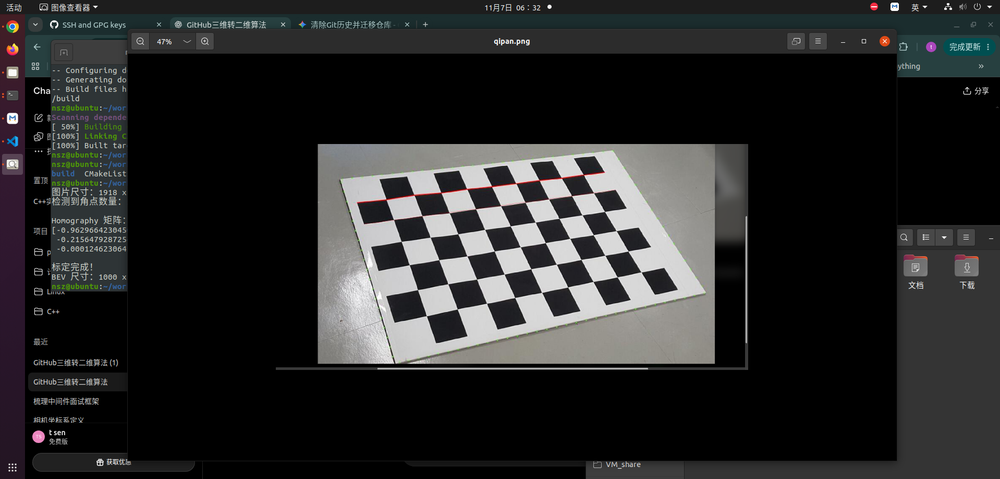
//> input picture projects/BEVCalibration/data/chessboard.png, 1000 x 479 px, shrunk from 1918 x 918 before the run
$ ./main   (built with g++ and OpenCV 4)
//> lines starting //> are read from the running program, lines starting //| are printed output that depends on the picture; after the words box and inside, x2 and y2 are one past the last pixel; in counts of white or black regions, pixels touching at a corner belong together

#include <opencv2/opencv.hpp>

#include <iostream>
#include <vector>
#include <string>
#include <filesystem>
#include <cmath>

// =====================================================
// 1. 参数配置
// =====================================================

// 棋盘格内部角点数量：9列、6行
const cv::Size CHESSBOARD_SIZE(9, 6);

// 棋盘格单格实际尺寸，单位 mm
const float SQUARE_SIZE_MM = 100.0f;

// 棋盘格实际外边界尺寸：10列、7行
const int BOARD_COLS = 10;
const int BOARD_ROWS = 7;

// BEV 横向范围：车辆左侧为负，右侧为正
const double X_MIN = -3000.0;
const double X_MAX =  3000.0;

// BEV 前方范围
const double Y_MIN = 0.0;
const double Y_MAX = 6000.0;

// 10mm 对应 1 像素
const double PIXELS_PER_MM = 0.1;

// =====================================================
// 2. 棋盘格在车辆坐标系中的实际位置
// =====================================================

// 这里定义棋盘格左侧、远端的外边界坐标。
// 假设棋盘格沿车辆横向和纵向摆正。
// 需要根据实际测量修改这两个值。

const double BOARD_LEFT_X_MM = -500.0;
const double BOARD_FAR_Y_MM  = 1700.0;

// =====================================================
// 3. 生成 BEV 目标坐标
// =====================================================

cv::Point2f groundToBEV(const cv::Point2f& p)
{
    // X 向右为正，BEV 图像 u 向右增加
    float u = static_cast<float>(
        (p.x - X_MIN) * PIXELS_PER_MM
    );

    // Y 向前为正，BEV 图像 v 向下增加
    // 所以前方对应图像上方
    float v = static_cast<float>(
        (Y_MAX - p.y) * PIXELS_PER_MM
    );

    return cv::Point2f(u, v);
}

// =====================================================
// 4. 检测棋盘格角点
// =====================================================

bool detectChessboard(
    const cv::Mat& image,
    std::vector<cv::Point2f>& imagePoints)
{
    if (image.empty())
        return false;

    cv::Mat gray;

    cv::cvtColor(
        image,
        gray,
        cv::COLOR_BGR2GRAY
    );

    bool found = cv::findChessboardCorners(
        gray,
        CHESSBOARD_SIZE,
        imagePoints,
        cv::CALIB_CB_ADAPTIVE_THRESH |
        cv::CALIB_CB_NORMALIZE_IMAGE
    );

    if (!found)
    {
        std::cerr << "棋盘格检测失败！" << std::endl;
        return false;
    }

    // 亚像素优化
    cv::cornerSubPix(
        gray,
        imagePoints,
        cv::Size(5, 5),
        cv::Size(-1, -1),
        cv::TermCriteria(
            cv::TermCriteria::EPS |
            cv::TermCriteria::COUNT,
            30,
            0.001
        )
    );

    return true;
}

// =====================================================
// 5. 建立棋盘格物理坐标
// =====================================================

void createGroundPoints(
    std::vector<cv::Point2f>& groundPoints)
{
    groundPoints.clear();

    for (int row = 0; row < CHESSBOARD_SIZE.height; ++row)
    {
        for (int col = 0; col < CHESSBOARD_SIZE.width; ++col)
        {
            // 图像中从左向右：
            // 对应车辆坐标系 X 从左向右增加

            float x = static_cast<float>(
                BOARD_LEFT_X_MM + (col + 1) * SQUARE_SIZE_MM
            );

            // 图像中从远端向近端：
            // 对应车辆坐标系 Y 逐渐减小

            float y = static_cast<float>(
                BOARD_FAR_Y_MM - (row + 1) * SQUARE_SIZE_MM
            );

            groundPoints.emplace_back(x, y);
        }
    }
}

// =====================================================
// 6. 计算 Homography
// =====================================================

bool calculateHomography(
    const std::vector<cv::Point2f>& imagePoints,
    const std::vector<cv::Point2f>& groundPoints,
    cv::Mat& H,
    double& meanError)
{
    if (imagePoints.size() != groundPoints.size() ||
        imagePoints.size() < 4)
    {
        return false;
    }

    std::vector<cv::Point2f> bevPoints;

    for (const auto& p : groundPoints)
    {
        bevPoints.push_back(groundToBEV(p));
    }

    // 原图像素坐标 -> BEV 像素坐标
    H = cv::findHomography(
        imagePoints,
        bevPoints,
        cv::RANSAC,
        3.0
    );

    if (H.empty())
        return false;

    // 计算重投影误差
    std::vector<cv::Point2f> projectedPoints;

    cv::perspectiveTransform(
        imagePoints,
        projectedPoints,
        H
    );

    double totalError = 0.0;

    for (size_t i = 0; i < bevPoints.size(); ++i)
    {
        double error = cv::norm(
            projectedPoints[i] - bevPoints[i]
        );

        totalError += error;
    }

    meanError = totalError / bevPoints.size();

    return true;
}

// =====================================================
// 7. 保存标定参数
// =====================================================

bool saveCalibration(
    const cv::Mat& H,
    int imageWidth,
    int imageHeight)
{
    cv::FileStorage fs(
        "output/calibration.yml",
        cv::FileStorage::WRITE
    );

    if (!fs.isOpened())
        return false;

    fs << "homography" << H;

    fs << "image_width" << imageWidth;
    fs << "image_height" << imageHeight;

    fs << "x_min_mm" << X_MIN;
    fs << "x_max_mm" << X_MAX;

    fs << "y_min_mm" << Y_MIN;
    fs << "y_max_mm" << Y_MAX;

    fs << "pixels_per_mm" << PIXELS_PER_MM;

    fs << "square_size_mm" << SQUARE_SIZE_MM;

    fs.release();

    return true;
}

// =====================================================
// 8. 主函数
// =====================================================

int main()
{
    // 创建输出目录
    std::filesystem::create_directories("output");

    // -------------------------------------------------
    // 第一步：读取棋盘格标定图片
    // -------------------------------------------------

    cv::Mat calibrationImage = cv::imread(
        "data/chessboard.png",
        cv::IMREAD_COLOR
    );
//> calibrationImage is the input picture: 479 rows x 1000 cols, CV_8UC3; mean B, G, R 40.7, 40.5, 40.1

    if (calibrationImage.empty())
    {
        std::cerr << "棋盘格图片读取失败！" << std::endl;
        return -1;
    }

    // -------------------------------------------------
    // 第二步：检测棋盘格角点
    // -------------------------------------------------

    std::vector<cv::Point2f> imagePoints;

    if (!detectChessboard(
        calibrationImage,
        imagePoints))
    {
        return -1;
    }
//> in detectChessboard, `bool found = cv::findChessboardCorners( gray, CHESSBOARD_SIZE, imagePo..`: imagePoints = 54 Points (x, y), first 12: [641.1, 272], [617.2, 276.8], [593, 281.5], [567.6, 287], [541.6, 292.4], [514.6, 297.5], [486.6, 303.2], [457.3, 308.9], [426.4, 315.7], [628, 251], [604.9, 255.3], [581, 259.5]; found = true
//> in detectChessboard, `cv::cornerSubPix( gray, imagePoints, cv::Size(5, 5), cv::Size(-1, -1),..`: imagePoints = 54 Points (x, y), first 12: [640.9, 271.9], [617.2, 276.8], [592.9, 281.4], [567.7, 287], [541.6, 292.4], [514.7, 297.5], [486.5, 303.2], [457.2, 309], [426.3, 315.7], [628, 251], [604.8, 255.3], [580.9, 259.4]

    std::cout << "检测到角点数量："
              << imagePoints.size()
              << std::endl;
//| 检测到角点数量：54

    cv::Mat cornerImage = calibrationImage.clone();

    cv::drawChessboardCorners(
        cornerImage,
        CHESSBOARD_SIZE,
        imagePoints,
        true
    );
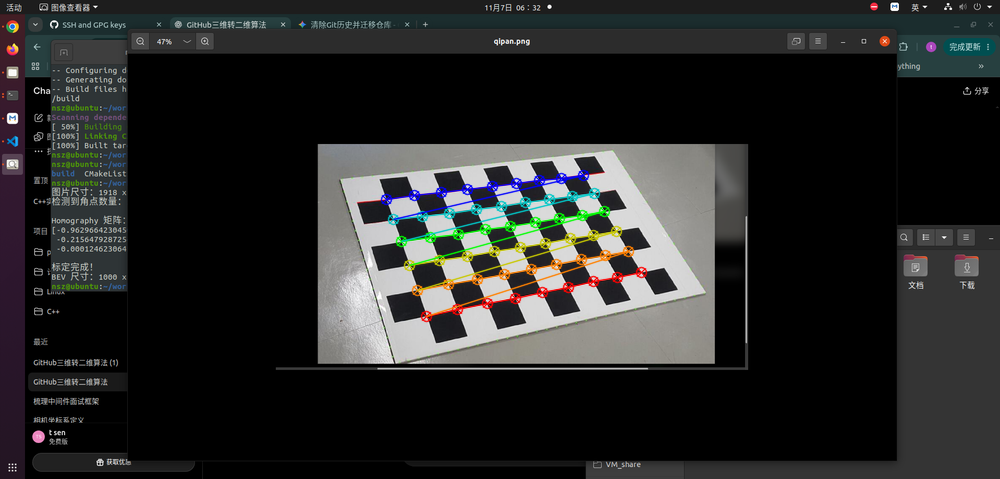
//> cornerImage: 479 rows x 1000 cols, CV_8UC3; 2.2% of pixels changed, all inside (x1, y1, x2, y2) = (380, 169, 648, 323)

    cv::imwrite(
        "output/corners.png",
        cornerImage
    );

    // -------------------------------------------------
    // 第三步：生成棋盘格地面物理坐标
    // -------------------------------------------------

    std::vector<cv::Point2f> groundPoints;

    createGroundPoints(groundPoints);

    // -------------------------------------------------
    // 第四步：计算 Homography
    // -------------------------------------------------

    cv::Mat H;
    double meanError = 0.0;

    if (!calculateHomography(
        imagePoints,
        groundPoints,
        H,
        meanError))
    {
        std::cerr << "Homography 计算失败！" << std::endl;
        return -1;
    }
//> in calculateHomography, `H = cv::findHomography( imagePoints, bevPoints, cv::RANSAC, 3.0 );`: H = [[-0.547, 0.613, 456.8], [-0.319, 0.195, 613.8], [-0.000527, 0.00143, 1]]
//> in calculateHomography, `cv::perspectiveTransform( imagePoints, projectedPoints, H );`: projectedPoints = 54 Points (x, y), first 12: [259.8, 440.1], [270, 440.1], [279.9, 440.1], [290.1, 440], [300.1, 439.9], [310, 440], [320, 440], [329.9, 440.1], [340.1, 439.9], [260, 450], [270.1, 450], [280, 450.1]
//> the loop in calculateHomography, `for (size_t i = 0; i < bevPoints.size(); ++i)` made 54 passes
//> (error, totalError) on passes 1 to 12: (0.261, 0.261), (0.0805, 0.342), (0.159, 0.501), (0.0781, 0.579), (0.141, 0.72), (0.0243, 0.744), (0.0217, 0.766), (0.0788, 0.845), (0.18, 1.02), (0.0197, 1.04), (0.0986, 1.14), (0.0875, 1.23)
//> after the loop in calculateHomography, `for (size_t i = 0; i < bevPoints.size(); ++i)`: totalError = 7.14
//> in calculateHomography, `meanError = totalError / bevPoints.size();`: meanError = 0.132
//> meanError = 0.132

    std::cout << "\nHomography 矩阵：\n"
              << H << std::endl;
//| Homography 矩阵：
//| [-0.5468395491104791, 0.6126887178560825, 456.8406938264038;
//|  -0.3190293657702613, 0.1952638414053059, 613.8398946790765;
//|  -0.0005268298111455638, 0.001428667335137002, 1]

    std::cout << "\n平均重投影误差："
              << meanError << " pixel"
              << std::endl;
//| 平均重投影误差：0.132135 pixel

    // -------------------------------------------------
    // 第五步：计算 BEV 输出尺寸
    // -------------------------------------------------

    int bevWidth = static_cast<int>(
        std::ceil((X_MAX - X_MIN) * PIXELS_PER_MM)
    );

    int bevHeight = static_cast<int>(
        std::ceil((Y_MAX - Y_MIN) * PIXELS_PER_MM)
    );

    std::cout << "\nBEV 输出尺寸："
              << bevWidth << " x "
              << bevHeight << std::endl;

    // -------------------------------------------------
    // 第六步：读取完整道路原始图片
    // -------------------------------------------------

    cv::Mat roadImage = cv::imread(
        "data/road.png",
        cv::IMREAD_COLOR
    );
//> road.png cannot be read in this run, so this picture is empty

    if (roadImage.empty())
    {
        std::cerr << "道路图片读取失败！" << std::endl;
//> (the run ends here: the program exits with an error code, at `return -1;`)
